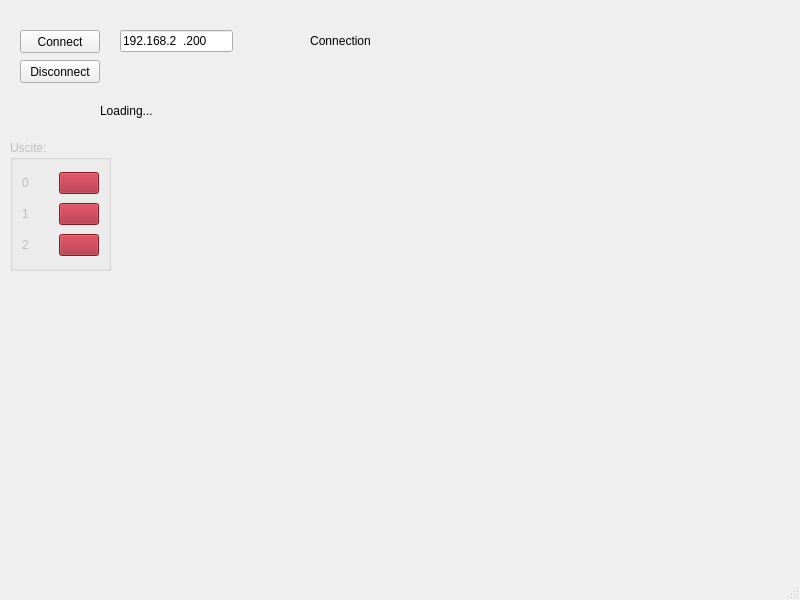
<?xml version="1.0" encoding="UTF-8"?>
<ui version="4.0">
 <class>MainWindow</class>
 <widget class="QMainWindow" name="MainWindow">
  <property name="geometry">
   <rect>
    <x>0</x>
    <y>0</y>
    <width>800</width>
    <height>600</height>
   </rect>
  </property>
  <property name="windowTitle">
   <string>MainWindow</string>
  </property>
  <widget class="QWidget" name="centralwidget">
   <widget class="QLabel" name="label">
    <property name="geometry">
     <rect>
      <x>250</x>
      <y>20</y>
      <width>181</width>
      <height>41</height>
     </rect>
    </property>
    <property name="styleSheet">
     <string notr="true"/>
    </property>
    <property name="text">
     <string>Connection</string>
    </property>
    <property name="alignment">
     <set>Qt::AlignCenter</set>
    </property>
   </widget>
   <widget class="QLabel" name="label_2">
    <property name="geometry">
     <rect>
      <x>100</x>
      <y>90</y>
      <width>201</width>
      <height>41</height>
     </rect>
    </property>
    <property name="text">
     <string>Loading...</string>
    </property>
   </widget>
   <widget class="QPushButton" name="pbConn">
    <property name="geometry">
     <rect>
      <x>20</x>
      <y>30</y>
      <width>80</width>
      <height>23</height>
     </rect>
    </property>
    <property name="text">
     <string>Connect</string>
    </property>
   </widget>
   <widget class="QPushButton" name="pbDisconn">
    <property name="geometry">
     <rect>
      <x>20</x>
      <y>60</y>
      <width>80</width>
      <height>23</height>
     </rect>
    </property>
    <property name="text">
     <string>Disconnect</string>
    </property>
   </widget>
   <widget class="QLineEdit" name="leIPAddress">
    <property name="geometry">
     <rect>
      <x>120</x>
      <y>30</y>
      <width>113</width>
      <height>22</height>
     </rect>
    </property>
    <property name="inputMask">
     <string>000.000.000.000</string>
    </property>
    <property name="text">
     <string>192.168.2.200</string>
    </property>
   </widget>
   <widget class="QGroupBox" name="groupBox">
    <property name="enabled">
     <bool>false</bool>
    </property>
    <property name="geometry">
     <rect>
      <x>10</x>
      <y>140</y>
      <width>101</width>
      <height>131</height>
     </rect>
    </property>
    <property name="title">
     <string>Uscite:</string>
    </property>
    <layout class="QVBoxLayout" name="verticalLayout">
     <item>
      <layout class="QHBoxLayout" name="horizontalLayout">
       <item>
        <widget class="QLabel" name="label_3">
         <property name="text">
          <string>0</string>
         </property>
        </widget>
       </item>
       <item>
        <widget class="QPushButton" name="pbOut1">
         <property name="styleSheet">
          <string notr="true">QPushButton:checked{background-color: rgb(38, 162, 105);}
QPushButton{background-color: rgb(165, 29, 45);}
</string>
         </property>
         <property name="text">
          <string/>
         </property>
         <property name="checkable">
          <bool>true</bool>
         </property>
        </widget>
       </item>
      </layout>
     </item>
     <item>
      <layout class="QHBoxLayout" name="horizontalLayout_2">
       <item>
        <widget class="QLabel" name="label_4">
         <property name="text">
          <string>1</string>
         </property>
        </widget>
       </item>
       <item>
        <widget class="QPushButton" name="pbOut2">
         <property name="styleSheet">
          <string notr="true">QPushButton:checked{background-color: rgb(38, 162, 105);}
QPushButton{background-color: rgb(165, 29, 45);}
</string>
         </property>
         <property name="text">
          <string/>
         </property>
         <property name="checkable">
          <bool>true</bool>
         </property>
        </widget>
       </item>
      </layout>
     </item>
     <item>
      <layout class="QHBoxLayout" name="horizontalLayout_3">
       <item>
        <widget class="QLabel" name="label_5">
         <property name="text">
          <string>2</string>
         </property>
        </widget>
       </item>
       <item>
        <widget class="QPushButton" name="pbOut3">
         <property name="styleSheet">
          <string notr="true">QPushButton:checked{background-color: rgb(38, 162, 105);}
QPushButton{background-color: rgb(165, 29, 45);}
</string>
         </property>
         <property name="text">
          <string/>
         </property>
         <property name="checkable">
          <bool>true</bool>
         </property>
        </widget>
       </item>
      </layout>
     </item>
    </layout>
   </widget>
  </widget>
  <widget class="QMenuBar" name="menubar">
   <property name="geometry">
    <rect>
     <x>0</x>
     <y>0</y>
     <width>800</width>
     <height>20</height>
    </rect>
   </property>
  </widget>
  <widget class="QStatusBar" name="statusbar"/>
 </widget>
 <resources/>
 <connections/>
</ui>
